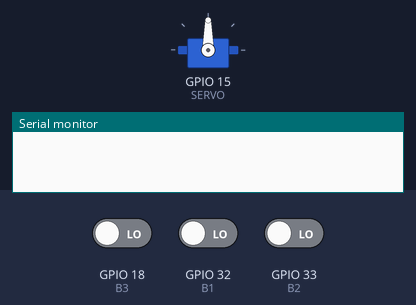
A sketch run on a simulated ESP32. Parts: servo, the last lines printed to the serial monitor. The inputs (shaded band) are chosen by the test bench; at power-on: GPIO 18 (B3) LOW, GPIO 32 (B1) LOW, GPIO 33 (B2) LOW.

Above: at 1.2 s.
1.3 s: GPIO 18 (B3) driven HIGH
At 2.3 s:
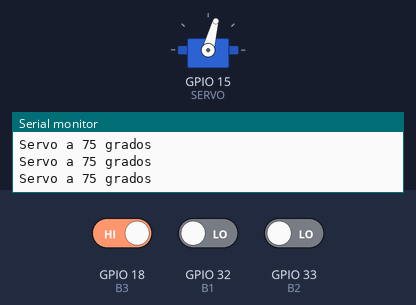
2.8 s: GPIO 32 (B1) driven HIGH
At 2.95 s:
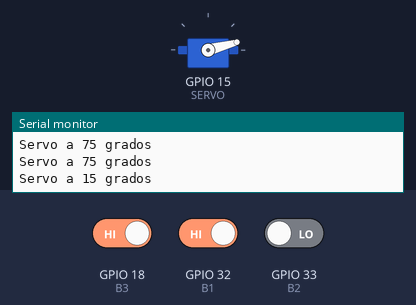
5.8 s: GPIO 33 (B2) driven HIGH
8.8 s: GPIO 33 (B2) driven LOW
11.8 s: GPIO 18 (B3) driven LOW
At 12.7 s:
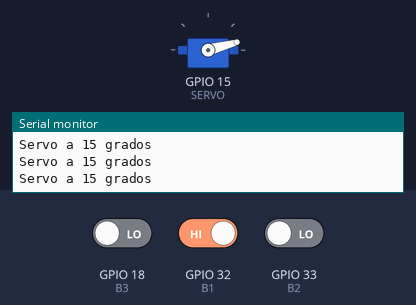
Timing chart, 0 to 14.3 s (numbered marks = the images above; inputs shaded):
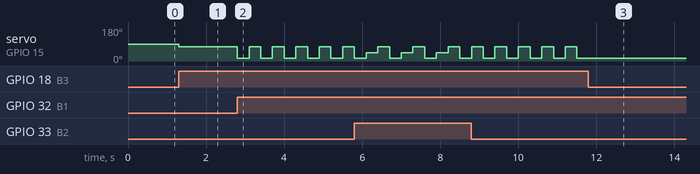

The sketch:

Servo_botones.ino
```cpp
#include <ESP32Tone.h>
#include <ESP32PWM.h>
#include <ESP32Servo.h>

#define SERVO 15
#define B1 32
#define B2 33
#define B3 18

Servo myservo;

void setup() {
  Serial.begin(115200);
  myservo.attach(SERVO);
  pinMode(B1, INPUT);
  pinMode(B2, INPUT);
  pinMode(B3, INPUT);
}

void loop() {
  if (digitalRead(B1) == HIGH) {
    myservo.write(15);
    Serial.println("Servo a 15 grados");
    delay(300);
  }
  if (digitalRead(B2) == HIGH) {
    myservo.write(45);
    Serial.println("Servo a 45 grados");
    delay(300);
  }
  if (digitalRead(B3) == HIGH) {
    myservo.write(75);
    Serial.println("Servo a 75 grados");
    delay(300);
  }
}
```

Measured:
- after the input at 1.3 s, servo on GPIO 15 (SERVO): 90° → 75° at once
- after the input at 2.8 s, servo on GPIO 15 (SERVO): alternates 75° for 0.30 s and 15° for 0.30 s, starting at once
- after the input at 11.8 s, servo on GPIO 15 (SERVO): stops changing and stays 15°
